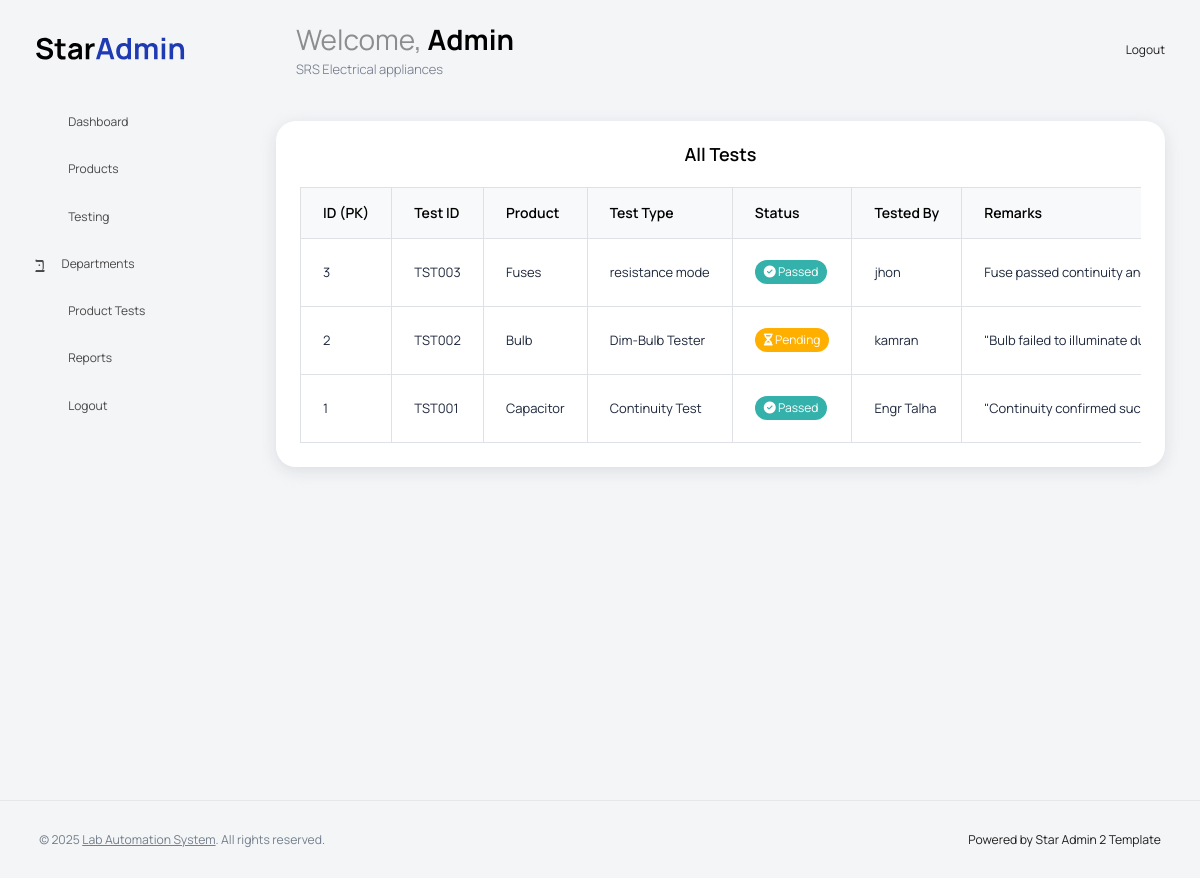
Page /modules/tests/show_test.php on the committed database.
### tables this page shows
CREATE TABLE `tests` (
  `id` int(11) NOT NULL,
  `test_id` varchar(12) NOT NULL,
  `product_id` varchar(10) DEFAULT NULL,
  `test_type_id` int(11) DEFAULT NULL,
  `tested_by` varchar(100) DEFAULT NULL,
  `STATUS` enum('Passed','Failed','Pending') DEFAULT NULL,
  `remarks` text DEFAULT NULL,
  `criteria` text DEFAULT NULL,
  `observed_output` text DEFAULT NULL,
  `created_at` datetime DEFAULT current_timestamp()
);

CREATE TABLE `products` (
  `id` int(11) NOT NULL,
  `product_id` varchar(10) NOT NULL,
  `product_name` varchar(255) DEFAULT NULL,
  `revision` varchar(10) DEFAULT NULL,
  `manufacture_number` varchar(50) DEFAULT NULL,
  `created_at` datetime DEFAULT current_timestamp()
);

CREATE TABLE `test_types` (
  `id` int(11) NOT NULL,
  `test_name` varchar(100) DEFAULT NULL,
  `description` text DEFAULT NULL
);

### modules/tests/show_test.php (the view, shortened to what this page needs)
<?php
include("../../includes/header.php");
$sql = "SELECT
          tests.id,
          tests.test_id,
          products.product_name,
          test_types.test_name,
          tests.status,
          tests.tested_by,
          tests.remarks,
          tests.criteria,
          tests.observed_output
        FROM tests
        LEFT JOIN products ON tests.product_id = products.product_id
        LEFT JOIN test_types ON tests.test_type_id = test_types.id
        ORDER BY tests.id DESC";
$result = $conn->query($sql);
?>
<link href="https://cdnjs.cloudflare.com/ajax/libs/font-awesome/6.5.0/css/all.min.css" rel="stylesheet">
<div class="container-fluid page-body-wrapper">
  <?php include("../../includes/sidebar.php"); ?>
  <div class="main-panel">
    <div class="content-wrapper">
      <div class="row">
        <div class="col-lg-12 grid-margin stretch-card">
          <div class="card">
            <div class="card-body">
              <h4 class="card-title text-center mb-4">All Tests</h4>
              <div class="scrollable-table-container">
                <table class="table table-bordered text-dark w-100">
                  <thead class="table-light">
                    <tr>
                      <th>ID (PK)</th>
                      <th>Test ID</th>
                      <th>Product</th>
                      <th>Test Type</th>
                      <th>Status</th>
                      <th>Tested By</th>
                      <th>Remarks</th>
                    </tr>
                  </thead>
                  <tbody>
                    <?php
                    if ($result->num_rows > 0) {
                      while ($row = $result->fetch_assoc()) {
                        $badgeClass = 'secondary';
                        $icon = '<i class="fas fa-question-circle"></i>';
                        if ($row['status'] === 'Passed') {
                          $badgeClass = 'success';
                          $icon = '<i class="fas fa-check-circle"></i>';
                        } elseif ($row['status'] === 'Failed') {
                          $badgeClass = 'danger';
                          $icon = '<i class="fas fa-times-circle"></i>';
                        } elseif ($row['status'] === 'Pending') {
                          $badgeClass = 'warning';
                          $icon = '<i class="fas fa-hourglass-half"></i>';
                        }
                    ?>
                      <tr>
                        <td><?= $row['id']; ?></td>
                        <td><?= $row['test_id']; ?></td>
                        <td><?= $row['product_name']; ?></td>
                        <td><?= $row['test_name']; ?></td>
                        <td><span class="badge bg-<?= $badgeClass ?>"><?= $icon ?> <?= $row['status']; ?></span></td>
                        <td><?= $row['tested_by']; ?></td>
                        <td><?= $row['remarks']; ?></td>
                      </tr>
                    <?php
                      }
                    } else {
                      echo "<tr><td colspan='11' class='text-center'>No test records found</td></tr>";
                    }
                    ?>
                  </tbody>
                </table>
              </div>
            </div>
          </div>
        </div>
      </div>
    </div>
  </div>
</div>
<?php include("../../includes/footer.php"); ?>

### modules/tests/show_test.php (style rules this page uses)
.scrollable-table-container { overflow-x: auto; overflow-y: auto; max-height: 600px; }
table th, table td { white-space: nowrap; vertical-align: top; }

### rows in the picture
tests: id "3", test "TST003", products.product_name "Fuses", test_type.test_name "resistance mode", STATUS "Passed", tested_by "jhon", remarks "Fuse passed continuity…"
tests: id "2", test "TST002", products.product_name "Bulb", test_type.test_name "Dim-Bulb Tester", STATUS "Pending", tested_by "kamran", remarks "\"Bulb failed to illuminate…"
tests: id "1", test "TST001", products.product_name "Capacitor", test_type.test_name "Continuity Test", STATUS "Passed", tested_by "Engr Talha", remarks "\"Continuity confirmed…"

### other values in the picture
$admin_name "Admin"
